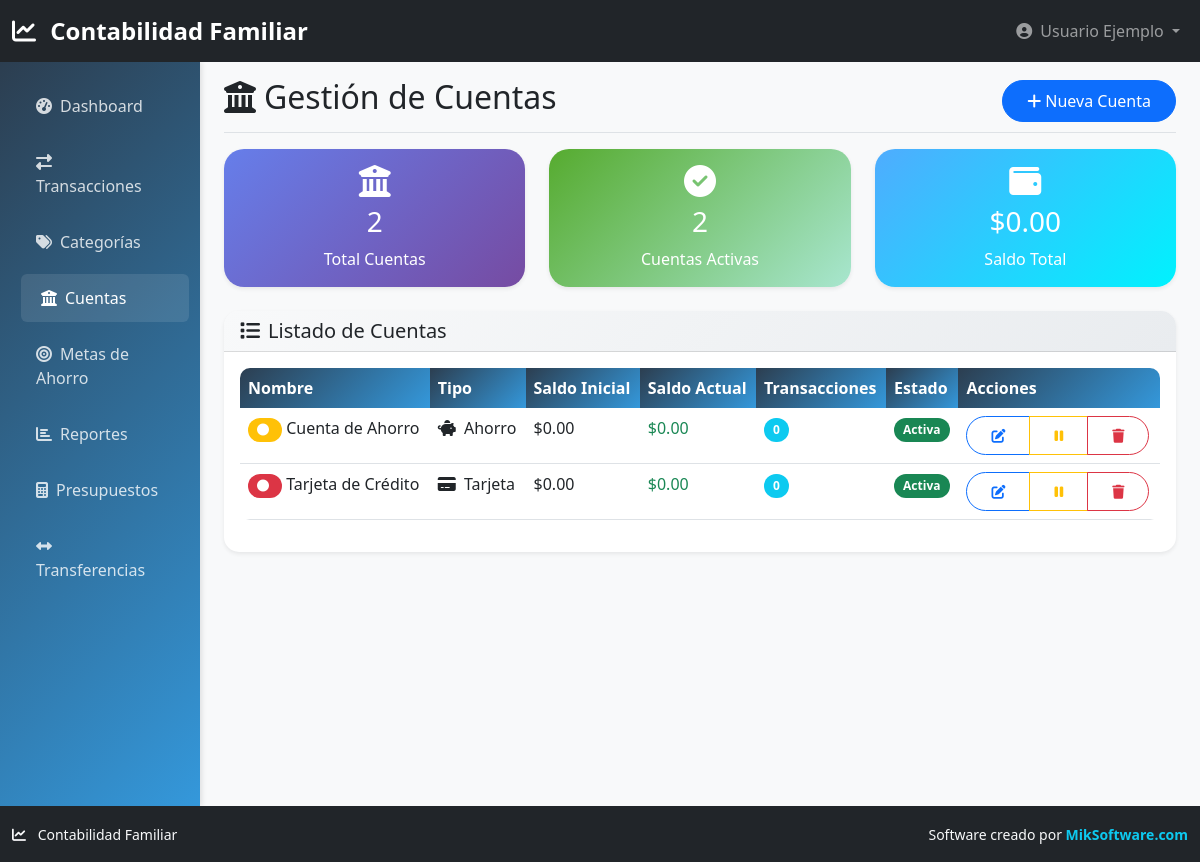
The page /cuentas.php (signed in) on the database its author committed.
### tables this page shows
CREATE TABLE cuentas (
    id INT AUTO_INCREMENT PRIMARY KEY,
    nombre VARCHAR(100) NOT NULL,
    tipo ENUM('efectivo', 'banco', 'tarjeta', 'ahorro') NOT NULL,
    banco VARCHAR(100),
    numero_cuenta VARCHAR(50),
    usuario_id INT,
    saldo_inicial DECIMAL(12,2) DEFAULT 0.00,
    saldo_actual DECIMAL(12,2) DEFAULT 0.00,
    color VARCHAR(7) DEFAULT '#28a745',
    activa BOOLEAN DEFAULT TRUE,
    created_at TIMESTAMP DEFAULT CURRENT_TIMESTAMP,
    FOREIGN KEY (usuario_id) REFERENCES usuarios(id) ON DELETE SET NULL
);

### config/database.php (called while the page is built, shortened)
<?php
class Database {
    private $connection;
    public function __construct() {
        try {
            $dsn = "mysql:host=" . DB_HOST . ";dbname=" . DB_NAME . ";charset=" . DB_CHARSET;
            $this->connection = new PDO($dsn, DB_USER, DB_PASS, [
                PDO::ATTR_ERRMODE => PDO::ERRMODE_EXCEPTION,
                PDO::ATTR_DEFAULT_FETCH_MODE => PDO::FETCH_ASSOC,
                PDO::ATTR_EMULATE_PREPARES => false,
            ]);
            $this->connection->exec("SET NAMES 'utf8mb4' COLLATE 'utf8mb4_unicode_ci'");
            $this->connection->exec("SET collation_connection = 'utf8mb4_unicode_ci'");
        } catch (PDOException $e) {
            die("Error de conexión: " . $e->getMessage());
        }
    }
    public function query($sql, $params = []) {
        $stmt = $this->connection->prepare($sql);
        $stmt->execute($params);
        return $stmt;
    }
    public function fetchAll($sql, $params = []) {
        $stmt = $this->query($sql, $params);
        return $stmt->fetchAll();
    }
}
$db = new Database();
?>

### cuentas.php (the view, shortened to what this page needs)
<?php
require_once 'config/database.php';
$cuentas = $db->fetchAll(
    "SELECT c.*,
     (SELECT COUNT(*) FROM transacciones WHERE cuenta_id = c.id) as total_transacciones
     FROM cuentas c
     WHERE c.usuario_id = ?
     ORDER BY c.activa DESC, c.nombre",
    [$_SESSION['user_id']]
);
include 'includes/header.php';
?>
<div class="container-fluid">
    <div class="row">
        <nav class="col-md-3 col-lg-2 d-md-block sidebar collapse">
            <div class="position-sticky pt-3">
                <ul class="nav flex-column">
                    <li class="nav-item">
                        <a class="nav-link" href="dashboard.php">
                            <i class="fas fa-tachometer-alt me-2"></i>Dashboard
                        </a>
                    </li>
                    <li class="nav-item">
                        <a class="nav-link" href="transacciones.php">
                            <i class="fas fa-exchange-alt me-2"></i>Transacciones
                        </a>
                    </li>
                    <li class="nav-item">
                        <a class="nav-link" href="categorias.php">
                            <i class="fas fa-tags me-2"></i>Categorías
                        </a>
                    </li>
                    <li class="nav-item">
                        <a class="nav-link active" href="cuentas.php">
                            <i class="fas fa-university me-2"></i>Cuentas
                        </a>
                    </li>
                    <li class="nav-item">
                        <a class="nav-link" href="metas.php">
                            <i class="fas fa-bullseye me-2"></i>Metas de Ahorro
                        </a>
                    </li>
                    <li class="nav-item">
                        <a class="nav-link" href="reportes.php">
                            <i class="fas fa-chart-bar me-2"></i>Reportes
                        </a>
                    </li>
                    <li class="nav-item">
                        <a class="nav-link" href="presupuestos.php">
                            <i class="fas fa-calculator me-2"></i>Presupuestos
                        </a>
                    </li>
                    <li class="nav-item">
                        <a class="nav-link" href="transferencias.php">
                            <i class="fas fa-arrows-alt-h me-2"></i>Transferencias
                        </a>
                    </li>
                </ul>
            </div>
        </nav>
        <main class="col-md-9 ms-sm-auto col-lg-10 px-md-4">
            <div class="d-flex justify-content-between flex-wrap flex-md-nowrap align-items-center pt-3 pb-2 mb-3 border-bottom">
                <h1 class="h2">
                    <i class="fas fa-university me-2"></i>Gestión de Cuentas
                </h1>
                <div class="btn-toolbar mb-2 mb-md-0">
                    <button type="button" class="btn btn-primary" data-bs-toggle="modal" data-bs-target="#nuevaCuentaModal">
                        <i class="fas fa-plus me-1"></i>Nueva Cuenta
                    </button>
                </div>
            </div>
            <div class="row mb-4">
                <?php
                $totalCuentas = count($cuentas);
                $cuentasActivas = count(array_filter($cuentas, fn($c) => $c['activa']));
                $saldoTotal = array_sum(array_column(array_filter($cuentas, fn($c) => $c['activa']), 'saldo_actual'));
                ?>
                <div class="col-md-4">
                    <div class="card stats-card">
                        <div class="card-body text-center">
                            <i class="fas fa-university fa-2x mb-2"></i>
                            <h3><?php echo $totalCuentas; ?></h3>
                            <p class="mb-0">Total Cuentas</p>
                        </div>
                    </div>
                </div>
                <div class="col-md-4">
                    <div class="card stats-card income">
                        <div class="card-body text-center">
                            <i class="fas fa-check-circle fa-2x mb-2"></i>
                            <h3><?php echo $cuentasActivas; ?></h3>
                            <p class="mb-0">Cuentas Activas</p>
                        </div>
                    </div>
                </div>
                <div class="col-md-4">
                    <div class="card stats-card savings">
                        <div class="card-body text-center">
                            <i class="fas fa-wallet fa-2x mb-2"></i>
                            <h3>$<?php echo number_format($saldoTotal, 2); ?></h3>
                            <p class="mb-0">Saldo Total</p>
                        </div>
                    </div>
                </div>
            </div>
            <div class="card">
                <div class="card-header">
                    <h5 class="mb-0">
                        <i class="fas fa-list me-2"></i>Listado de Cuentas
                    </h5>
                </div>
                <div class="card-body">
                    <?php if (!empty($cuentas)): ?>
                        <div class="table-responsive">
                            <table class="table table-hover">
                                <thead>
                                    <tr>
                                        <th>Nombre</th>
                                        <th>Tipo</th>
                                        <th>Saldo Inicial</th>
                                        <th>Saldo Actual</th>
                                        <th>Transacciones</th>
                                        <th>Estado</th>
                                        <th>Acciones</th>
                                    </tr>
                                </thead>
                                <tbody>
                                    <?php foreach ($cuentas as $cuenta): ?>
                                        <tr class="<?php echo !$cuenta['activa'] ? 'table-secondary' : ''; ?>">
                                            <td>
                                                <span class="badge" style="background-color: <?php echo $cuenta['color']; ?>; color: white;">
                                                    <i class="fas fa-circle me-1"></i>
                                                </span>
                                                <?php echo htmlspecialchars($cuenta['nombre']); ?>
                                            </td>
                                            <td>
                                                <?php
                                                $iconos = [
                                                    'efectivo' => 'fas fa-money-bill',
                                                    'banco' => 'fas fa-university',
                                                    'tarjeta' => 'fas fa-credit-card',
                                                    'ahorro' => 'fas fa-piggy-bank'
                                                ];
                                                ?>
                                                <i class="<?php echo $iconos[$cuenta['tipo']] ?? 'fas fa-wallet'; ?> me-1"></i>
                                                <?php echo ucfirst($cuenta['tipo']); ?>
                                            </td>
                                            <td>$<?php echo number_format($cuenta['saldo_inicial'], 2); ?></td>
                                            <td class="<?php echo $cuenta['saldo_actual'] >= 0 ? 'text-success' : 'text-danger'; ?>">
                                                $<?php echo number_format($cuenta['saldo_actual'], 2); ?>
                                            </td>
                                            <td>
                                                <span class="badge bg-info"><?php echo $cuenta['total_transacciones']; ?></span>
                                            </td>
                                            <td>
                                                <?php if ($cuenta['activa']): ?>
                                                    <span class="badge bg-success">Activa</span>
                                                <?php else: ?>
                                                    <span class="badge bg-secondary">Inactiva</span>
                                                <?php endif; ?>
                                            </td>
                                            <td>
                                                <div class="btn-group" role="group">
                                                    <button type="button" class="btn btn-sm btn-outline-primary"
                                                            onclick="editarCuenta(<?php echo htmlspecialchars(json_encode($cuenta)); ?>)">
                                                        <i class="fas fa-edit"></i>
                                                    </button>
                                                    <button type="button" class="btn btn-sm btn-outline-<?php echo $cuenta['activa'] ? 'warning' : 'success'; ?>"
                                                            onclick="toggleActivo(<?php echo $cuenta['id']; ?>)">
                                                        <i class="fas fa-<?php echo $cuenta['activa'] ? 'pause' : 'play'; ?>"></i>
                                                    </button>
                                                    <?php if ($cuenta['total_transacciones'] == 0): ?>
                                                        <button type="button" class="btn btn-sm btn-outline-danger"
                                                                onclick="eliminarCuenta(<?php echo $cuenta['id']; ?>)">
                                                            <i class="fas fa-trash"></i>
                                                        </button>
                                                    <?php endif; ?>
                                                </div>
                                            </td>
                                        </tr>
                                    <?php endforeach; ?>
                                </tbody>
                            </table>
                        </div>
                    <?php endif; ?>
                </div>
            </div>
        </main>
    </div>
</div>
<?php include 'includes/footer.php'; ?>

### includes/header.php (style rules this page uses)
:root { --primary-color: #2c3e50; --secondary-color: #3498db; --success-color: #27ae60; --danger-color: #e74c3c; --warning-color: #f39c12; --info-color: #17a2b8; --light-color: #ecf0f1; --dark-color: #2c3e50; }
body { background-color: #f8f9fa; font-family: 'Segoe UI', Tahoma, Geneva, Verdana, sans-serif; }
.sidebar { min-height: calc(100vh - 56px); background: linear-gradient(135deg, var(--primary-color), var(--secondary-color)); box-shadow: 2px 0 5px rgba(0,0,0,0.1); }
.sidebar .nav-link { color: rgba(255,255,255,0.8); padding: 0.75rem 1.25rem; border-radius: 0.375rem; margin: 0.25rem; transition: all 0.3s ease; }
.sidebar .nav-link:hover, .sidebar .nav-link.active { color: white; background-color: rgba(255,255,255,0.1); transform: translateX(5px); }
.card { border: none; border-radius: 15px; box-shadow: 0 0.125rem 0.25rem rgba(0,0,0,0.075); transition: transform 0.2s, box-shadow 0.2s; }
.card-header { background: linear-gradient(135deg, #f8f9fa, #e9ecef); border-bottom: 1px solid rgba(0,0,0,0.125); border-radius: 15px 15px 0 0 !important; }
.btn { border-radius: 25px; padding: 0.5rem 1.5rem; font-weight: 500; transition: all 0.3s ease; }
.stats-card { background: linear-gradient(135deg, #667eea 0%, #764ba2 100%); color: white; border-radius: 20px; }
.stats-card.income { background: linear-gradient(135deg, #56ab2f 0%, #a8e6cf 100%); }
.stats-card.savings { background: linear-gradient(135deg, #4facfe 0%, #00f2fe 100%); }
.table { border-radius: 10px; overflow: hidden; }
.table thead th { background: linear-gradient(135deg, var(--primary-color), var(--secondary-color)); color: white; border: none; font-weight: 600; }
.badge { font-size: 0.75em; padding: 0.5em 0.75em; border-radius: 50px; }
body { display: flex; flex-direction: column; min-height: 100vh; }
main { flex: 1; }
.container-fluid { padding-bottom: 0; }

### rows shown on the page
cuentas: nombre "Cuenta de Ahorro", tipo "Ahorro", saldo_inicial "0.00", saldo_actual "0.00", total_transacciones "0", activa "Activa"
cuentas: nombre "Tarjeta de Crédito", tipo "Tarjeta", saldo_inicial "0.00", saldo_actual "0.00", total_transacciones "0", activa "Activa"

### other values the page prints
$_SESSION['user_name'] "Usuario Ejemplo"
$totalCuentas "2"
$cuentasActivas "2"
$saldoTotal "0.00"
